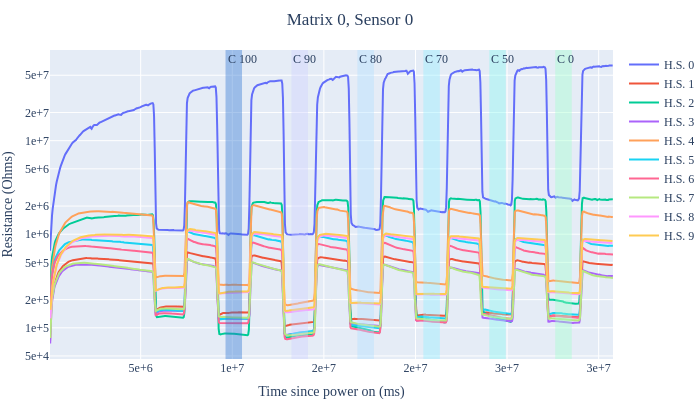
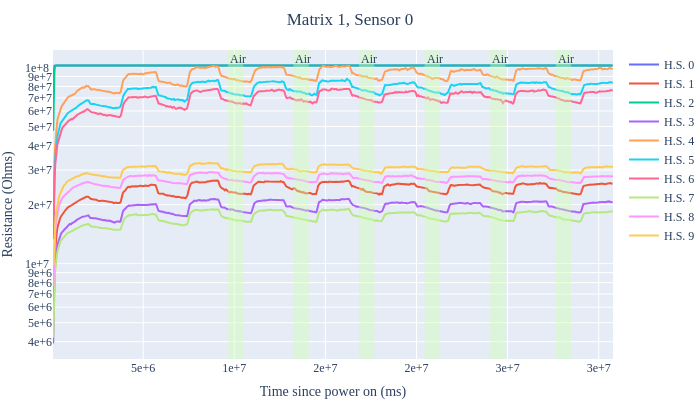

The notebook cell saved with these charts, in order:
### Code cell
label_datetimes = {
    "mat_0": [
        # {"start": "2023-11-10 12:35:00", 
        #  "end": "2023-11-10 12:55:00",
        #  "cls": C_100},
        {"start": "2023-11-10 13:35:00",
         "end": "2023-11-10 13:50:00",
         "cls": C_100},
        {"start": "2023-11-10 14:35:00",
         "end": "2023-11-10 14:50:00",
         "cls": C_90},
        {"start": "2023-11-10 15:35:00",
         "end": "2023-11-10 15:50:00",
         "cls": C_80},
        {"start": "2023-11-10 16:35:00",
         "end": "2023-11-10 16:50:00",
         "cls": C_70},
        {"start": "2023-11-10 17:35:00",
         "end": "2023-11-10 17:50:00",
         "cls": C_50},
        {"start": "2023-11-10 18:35:00",
         "end": "2023-11-10 18:50:00",
         "cls": C_0}
    ],
    "mat_1": [
    #    {"start": "2026-01-22 12:28:00",
    #      "end": "2026-01-22 12:48:00",
    #      "cls": AIR},
        {"start": "2026-01-22 13:28:00",
         "end": "2026-01-22 13:42:00",
         "cls": AIR},
        {"start": "2026-01-22 14:28:00",
         "end": "2026-01-22 14:42:00",
         "cls": AIR},
        {"start": "2026-01-22 15:28:00",
         "end": "2026-01-22 15:42:00",
         "cls": AIR},
        {"start": "2026-01-22 16:28:00",
         "end": "2026-01-22 16:42:00",
         "cls": AIR},
        {"start": "2026-01-22 17:28:00",
         "end": "2026-01-22 17:42:00",
         "cls": AIR},
        {"start": "2026-01-22 18:28:00",
         "end": "2026-01-22 18:42:00",
         "cls": AIR}
    ]
}

sensor_labels = {"mat_0": [], "mat_1": []}
for matrix in range(2):
    df = get_df(matrix)
    for label_time in label_datetimes[f"mat_{matrix}"]:
        start_ts = get_tspo_val(label_time["start"], df)
        end_ts = get_tspo_val(label_time["end"], df)
        cls = label_time["cls"]
        reg_target = regression_targets[cls] if cls in regression_targets else None
        
        sensor_labels[f"mat_{matrix}"].append({
            "start": start_ts,
            "end": end_ts,
            "label": cls,
            "target": reg_target
        })

plot_data_arr(sensor_data, 0, 0, sensor_labels, skip=1, cut=1)
plot_data_arr(sensor_data, 1, 0, sensor_labels, skip=1, cut=1)

### Figure 1 — Plotly figure (JSON) as saved in the notebook; plotly's stock layout.template omitted (floating-point values rounded to 4 significant figures; data arrays with more than 128 entries replaced by an {"elided": "..."} marker saying what was removed)
{"data": [{"mode": "lines", "name": "H.S. 0", "showlegend": true, "type": "scatter", "x": {"elided": "839 int values"}, "y": {"elided": "839 float values"}}, {"mode": "lines", "name": "H.S. 1", "showlegend": true, "type": "scatter", "x": {"elided": "839 int values"}, "y": {"elided": "839 float values"}}, {"mode": "lines", "name": "H.S. 2", "showlegend": true, "type": "scatter", "x": {"elided": "839 int values"}, "y": {"elided": "839 float values"}}, {"mode": "lines", "name": "H.S. 3", "showlegend": true, "type": "scatter", "x": {"elided": "839 int values"}, "y": {"elided": "839 float values"}}, {"mode": "lines", "name": "H.S. 4", "showlegend": true, "type": "scatter", "x": {"elided": "839 int values"}, "y": {"elided": "839 float values"}}, {"mode": "lines", "name": "H.S. 5", "showlegend": true, "type": "scatter", "x": {"elided": "839 int values"}, "y": {"elided": "839 float values"}}, {"mode": "lines", "name": "H.S. 6", "showlegend": true, "type": "scatter", "x": {"elided": "839 int values"}, "y": {"elided": "839 float values"}}, {"mode": "lines", "name": "H.S. 7", "showlegend": true, "type": "scatter", "x": {"elided": "839 int values"}, "y": {"elided": "839 float values"}}, {"mode": "lines", "name": "H.S. 8", "showlegend": true, "type": "scatter", "x": {"elided": "838 int values"}, "y": {"elided": "838 float values"}}, {"mode": "lines", "name": "H.S. 9", "showlegend": true, "type": "scatter", "x": {"elided": "838 int values"}, "y": {"elided": "838 float values"}}], "layout": {"annotations": [{"showarrow": false, "text": "C 100", "x": 9632495, "xanchor": "left", "xref": "x", "y": 1, "yanchor": "top", "yref": "y domain"}, {"showarrow": false, "text": "C 90", "x": 13232374, "xanchor": "left", "xref": "x", "y": 1, "yanchor": "top", "yref": "y domain"}, {"showarrow": false, "text": "C 80", "x": 16831517, "xanchor": "left", "xref": "x", "y": 1, "yanchor": "top", "yref": "y domain"}, {"showarrow": false, "text": "C 70", "x": 20431092, "xanchor": "left", "xref": "x", "y": 1, "yanchor": "top", "yref": "y domain"}, {"showarrow": false, "text": "C 50", "x": 24030585, "xanchor": "left", "xref": "x", "y": 1, "yanchor": "top", "yref": "y domain"}, {"showarrow": false, "text": "C 0", "x": 27630160, "xanchor": "left", "xref": "x", "y": 1, "yanchor": "top", "yref": "y domain"}], "font": {"family": "Times New Roman"}, "height": 400, "margin": {"b": 0, "l": 0, "r": 10, "t": 50}, "shapes": [{"fillcolor": "#2c73d2", "line": {"width": 0}, "opacity": 0.4, "type": "rect", "x0": 9632495, "x1": 10532368, "xref": "x", "y0": 0, "y1": 1, "yref": "y domain"}, {"fillcolor": "#cdd0ff", "line": {"width": 0}, "opacity": 0.4, "type": "rect", "x0": 13232374, "x1": 14131893, "xref": "x", "y0": 0, "y1": 1, "yref": "y domain"}, {"fillcolor": "#afdfff", "line": {"width": 0}, "opacity": 0.4, "type": "rect", "x0": 16831517, "x1": 17731335, "xref": "x", "y0": 0, "y1": 1, "yref": "y domain"}, {"fillcolor": "#91edff", "line": {"width": 0}, "opacity": 0.4, "type": "rect", "x0": 20431092, "x1": 21330934, "xref": "x", "y0": 0, "y1": 1, "yref": "y domain"}, {"fillcolor": "#88f8ef", "line": {"width": 0}, "opacity": 0.4, "type": "rect", "x0": 24030585, "x1": 24930597, "xref": "x", "y0": 0, "y1": 1, "yref": "y domain"}, {"fillcolor": "#a0fecd", "line": {"width": 0}, "opacity": 0.4, "type": "rect", "x0": 27630160, "x1": 28530360, "xref": "x", "y0": 0, "y1": 1, "yref": "y domain"}], "title": {"font": {"family": "Times New Roman"}, "pad": {"b": 0, "l": 0, "r": 0, "t": 0}, "text": "Matrix 0, Sensor 0", "x": 0.5}, "width": 700, "xaxis": {"tickformat": ".0e", "title": {"text": "Time since power on (ms)"}}, "yaxis": {"tickformat": ".0e", "title": {"text": "Resistance (Ohms)"}, "type": "log"}}}

### Figure 2 — Plotly figure (JSON) as saved in the notebook; plotly's stock layout.template omitted (floating-point values rounded to 4 significant figures; data arrays with more than 128 entries replaced by an {"elided": "..."} marker saying what was removed)
{"data": [{"mode": "lines", "name": "H.S. 0", "showlegend": true, "type": "scatter", "x": {"elided": "841 int values"}, "y": {"elided": "841 float values"}}, {"mode": "lines", "name": "H.S. 1", "showlegend": true, "type": "scatter", "x": {"elided": "841 int values"}, "y": {"elided": "841 float values"}}, {"mode": "lines", "name": "H.S. 2", "showlegend": true, "type": "scatter", "x": {"elided": "841 int values"}, "y": {"elided": "841 float values"}}, {"mode": "lines", "name": "H.S. 3", "showlegend": true, "type": "scatter", "x": {"elided": "841 int values"}, "y": {"elided": "841 float values"}}, {"mode": "lines", "name": "H.S. 4", "showlegend": true, "type": "scatter", "x": {"elided": "841 int values"}, "y": {"elided": "841 float values"}}, {"mode": "lines", "name": "H.S. 5", "showlegend": true, "type": "scatter", "x": {"elided": "841 int values"}, "y": {"elided": "841 float values"}}, {"mode": "lines", "name": "H.S. 6", "showlegend": true, "type": "scatter", "x": {"elided": "841 int values"}, "y": {"elided": "841 float values"}}, {"mode": "lines", "name": "H.S. 7", "showlegend": true, "type": "scatter", "x": {"elided": "841 int values"}, "y": {"elided": "841 float values"}}, {"mode": "lines", "name": "H.S. 8", "showlegend": true, "type": "scatter", "x": {"elided": "841 int values"}, "y": {"elided": "841 float values"}}, {"mode": "lines", "name": "H.S. 9", "showlegend": true, "type": "scatter", "x": {"elided": "841 int values"}, "y": {"elided": "841 float values"}}], "layout": {"annotations": [{"showarrow": false, "text": "Air", "x": 9649506, "xanchor": "left", "xref": "x", "y": 1, "yanchor": "top", "yref": "y domain"}, {"showarrow": false, "text": "Air", "x": 13249086, "xanchor": "left", "xref": "x", "y": 1, "yanchor": "top", "yref": "y domain"}, {"showarrow": false, "text": "Air", "x": 16848526, "xanchor": "left", "xref": "x", "y": 1, "yanchor": "top", "yref": "y domain"}, {"showarrow": false, "text": "Air", "x": 20448072, "xanchor": "left", "xref": "x", "y": 1, "yanchor": "top", "yref": "y domain"}, {"showarrow": false, "text": "Air", "x": 24047721, "xanchor": "left", "xref": "x", "y": 1, "yanchor": "top", "yref": "y domain"}, {"showarrow": false, "text": "Air", "x": 27647293, "xanchor": "left", "xref": "x", "y": 1, "yanchor": "top", "yref": "y domain"}], "font": {"family": "Times New Roman"}, "height": 400, "margin": {"b": 0, "l": 0, "r": 10, "t": 50}, "shapes": [{"fillcolor": "#cefeac", "line": {"width": 0}, "opacity": 0.4, "type": "rect", "x0": 9649506, "x1": 10489362, "xref": "x", "y0": 0, "y1": 1, "yref": "y domain"}, {"fillcolor": "#cefeac", "line": {"width": 0}, "opacity": 0.4, "type": "rect", "x0": 13249086, "x1": 14088872, "xref": "x", "y0": 0, "y1": 1, "yref": "y domain"}, {"fillcolor": "#cefeac", "line": {"width": 0}, "opacity": 0.4, "type": "rect", "x0": 16848526, "x1": 17688381, "xref": "x", "y0": 0, "y1": 1, "yref": "y domain"}, {"fillcolor": "#cefeac", "line": {"width": 0}, "opacity": 0.4, "type": "rect", "x0": 20448072, "x1": 21288559, "xref": "x", "y0": 0, "y1": 1, "yref": "y domain"}, {"fillcolor": "#cefeac", "line": {"width": 0}, "opacity": 0.4, "type": "rect", "x0": 24047721, "x1": 24887449, "xref": "x", "y0": 0, "y1": 1, "yref": "y domain"}, {"fillcolor": "#cefeac", "line": {"width": 0}, "opacity": 0.4, "type": "rect", "x0": 27647293, "x1": 28487016, "xref": "x", "y0": 0, "y1": 1, "yref": "y domain"}], "title": {"font": {"family": "Times New Roman"}, "pad": {"b": 0, "l": 0, "r": 0, "t": 0}, "text": "Matrix 1, Sensor 0", "x": 0.5}, "width": 700, "xaxis": {"tickformat": ".0e", "title": {"text": "Time since power on (ms)"}}, "yaxis": {"tickformat": ".0e", "title": {"text": "Resistance (Ohms)"}, "type": "log"}}}
